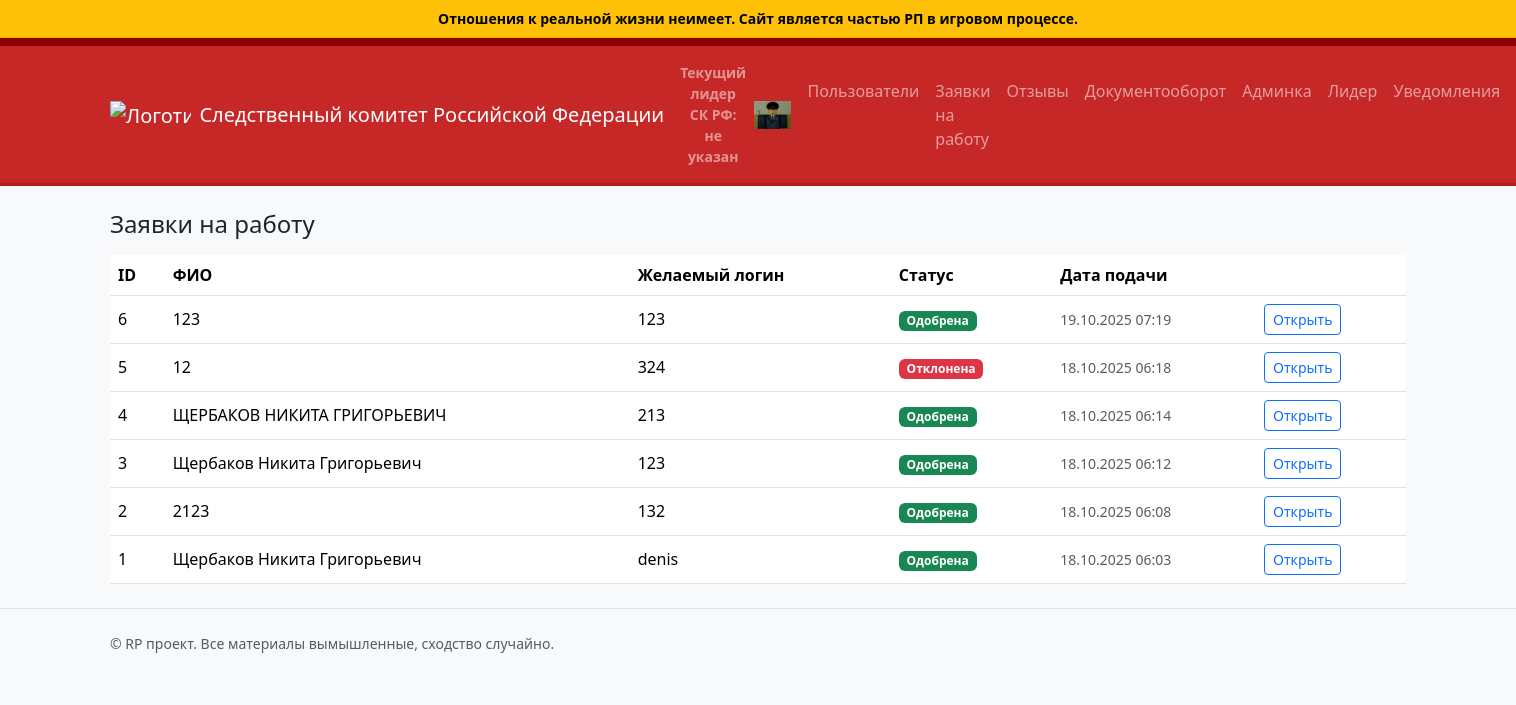
The page /admin/job-applications (signed in) on the database its author committed.
### app.py (models this page shows)
class JobApplication(db.Model):
	id = db.Column(db.Integer, primary_key=True)
	full_name = db.Column(db.String(150), nullable=False)
	desired_username = db.Column(db.String(80), nullable=False)
	desired_password = db.Column(db.String(255), nullable=False)
	question1 = db.Column(db.Text, nullable=False)  # Почему хотите работать в СК РФ?
	question2 = db.Column(db.Text, nullable=False)  # Опыт работы
	question3 = db.Column(db.Text, nullable=False)  # Дополнительная информация
	question4 = db.Column(db.Text, nullable=True)  # Образование
	question5 = db.Column(db.Text, nullable=True)  # Навыки и компетенции
	question6 = db.Column(db.Text, nullable=True)  # Мотивация и цели
	question7 = db.Column(db.Text, nullable=True)  # Готовность к командировкам
	question8 = db.Column(db.Text, nullable=True)  # Дополнительные вопросы
	status = db.Column(db.String(20), default='pending', nullable=False)  # pending, approved, rejected
	created_at = db.Column(db.DateTime, default=datetime.utcnow, nullable=False)

### app.py (the view)
	def wrapper(*args, **kwargs):
		if not session.get('admin_logged_in'):
			flash('Требуется вход в админ-панель', 'warning')
			return redirect(url_for('admin_login', next=request.path))
		return view_func(*args, **kwargs)

### app.py (called while the page is built)
def login_required(view_func):
	def wrapper(*args, **kwargs):
		if not session.get('admin_logged_in'):
			flash('Требуется вход в админ-панель', 'warning')
			return redirect(url_for('admin_login', next=request.path))
		return view_func(*args, **kwargs)
	wrapper.__name__ = view_func.__name__
	return wrapper

### templates/admin/job_applications.html (shortened to what this page needs)
{% extends 'base.html' %}
{% block content %}
	<h1 class="h4 mb-3">Заявки на работу</h1>
	<table class="table table-hover align-middle">
		<thead>
			<tr>
				<th>ID</th>
				<th>ФИО</th>
				<th>Желаемый логин</th>
				<th>Статус</th>
				<th>Дата подачи</th>
				<th></th>
			</tr>
		</thead>
		<tbody>
			{% for app in applications %}
			<tr>
				<td>{{ app.id }}</td>
				<td>{{ app.full_name }}</td>
				<td>{{ app.desired_username }}</td>
				<td>
					{% if app.status == 'pending' %}
					<span class="badge bg-warning">Ожидает</span>
					{% elif app.status == 'approved' %}
					<span class="badge bg-success">Одобрена</span>
					{% elif app.status == 'rejected' %}
					<span class="badge bg-danger">Отклонена</span>
					{% endif %}
				</td>
				<td class="small text-muted">{{ app.created_at.strftime('%d.%m.%Y %H:%M') }}</td>
				<td><a class="btn btn-sm btn-outline-primary" href="{{ url_for('admin_job_application_detail', app_id=app.id) }}">Открыть</a></td>
			</tr>
			{% endfor %}
		</tbody>
	</table>
{% endblock %}

### static/styles.css (style rules this page uses)
body { background-color: #f8f9fa; }

### rows shown on the page
JobApplication: id "6", full_name "123", desired_username "123", status "Одобрена", created_at "19.10.2025 07:19"
JobApplication: id "5", full_name "12", desired_username "324", status "Отклонена", created_at "18.10.2025 06:18"
JobApplication: id "4", full_name "ЩЕРБАКОВ НИКИТА ГРИГОРЬЕВИЧ", desired_username "213", status "Одобрена", created_at "18.10.2025 06:14"
JobApplication: id "3", full_name "Щербаков Никита Григорьевич", desired_username "123", status "Одобрена", created_at "18.10.2025 06:12"
JobApplication: id "2", full_name "2123", desired_username "132", status "Одобрена", created_at "18.10.2025 06:08"
JobApplication: id "1", full_name "Щербаков Никита Григорьевич", desired_username "denis", status "Одобрена", created_at "18.10.2025 06:03"
